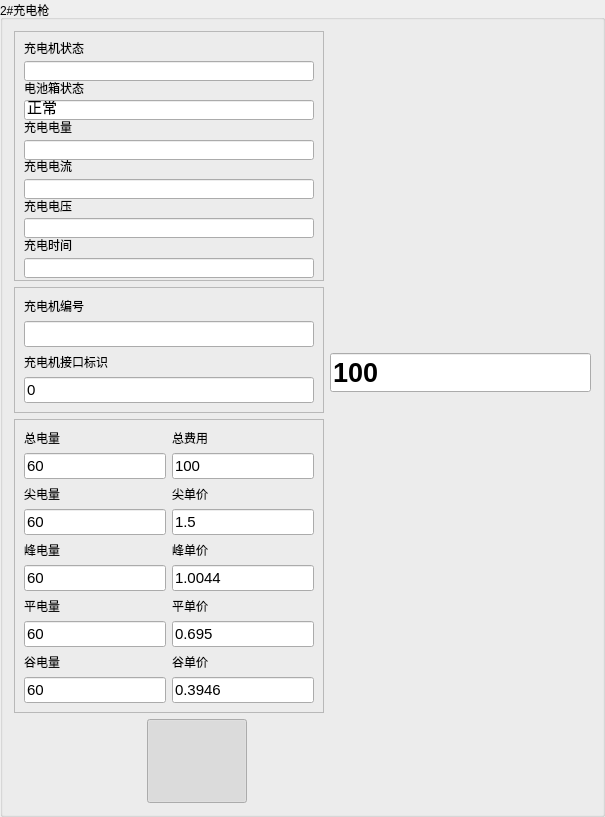
     <widget class="QGroupBox" name="groupBox_2">
      <property name="sizePolicy">
       <sizepolicy hsizetype="Expanding" vsizetype="Preferred">
        <horstretch>0</horstretch>
        <verstretch>0</verstretch>
       </sizepolicy>
      </property>
      <property name="maximumSize">
       <size>
        <width>800</width>
        <height>379</height>
       </size>
      </property>
      <property name="autoFillBackground">
       <bool>false</bool>
      </property>
      <property name="styleSheet">
       <string notr="true">border-color: rgb(0, 114, 109);</string>
      </property>
      <property name="title">
       <string>2#充电枪</string>
      </property>
      <layout class="QGridLayout" name="gridLayout_5">
       <item row="0" column="0">
        <layout class="QGridLayout" name="gridLayout_3">
         <item row="2" column="0">
          <widget class="QFrame" name="frame_bill_2">
           <property name="frameShape">
            <enum>QFrame::StyledPanel</enum>
           </property>
           <property name="frameShadow">
            <enum>QFrame::Raised</enum>
           </property>
           <layout class="QGridLayout" name="gridLayout_11">
            <item row="4" column="2">
             <widget class="QLabel" name="label_28">
              <property name="text">
               <string>峰单价</string>
              </property>
             </widget>
            </item>
            <item row="6" column="0">
             <widget class="QLabel" name="label_25">
              <property name="text">
               <string>平电量</string>
              </property>
             </widget>
            </item>
            <item row="6" column="2">
             <widget class="QLabel" name="label_29">
              <property name="text">
               <string>平单价</string>
              </property>
             </widget>
            </item>
            <item row="7" column="0">
             <widget class="QLineEdit" name="flat_power_2">
              <property name="font">
               <font>
                <pointsize>11</pointsize>
                <weight>50</weight>
                <bold>false</bold>
               </font>
              </property>
              <property name="cursor">
               <cursorShape>ArrowCursor</cursorShape>
              </property>
              <property name="focusPolicy">
               <enum>Qt::NoFocus</enum>
              </property>
              <property name="text">
               <string>60</string>
              </property>
             </widget>
            </item>
            <item row="0" column="0">
             <widget class="QLabel" name="label_23">
              <property name="text">
               <string>总电量</string>
              </property>
             </widget>
            </item>
            <item row="4" column="0">
             <widget class="QLabel" name="label_24">
              <property name="text">
               <string>峰电量</string>
              </property>
             </widget>
            </item>
            <item row="3" column="0">
             <widget class="QLineEdit" name="tip_power_2">
              <property name="font">
               <font>
                <pointsize>11</pointsize>
                <weight>50</weight>
                <bold>false</bold>
               </font>
              </property>
              <property name="cursor">
               <cursorShape>ArrowCursor</cursorShape>
              </property>
              <property name="focusPolicy">
               <enum>Qt::NoFocus</enum>
              </property>
              <property name="text">
               <string>60</string>
              </property>
             </widget>
            </item>
            <item row="0" column="2">
             <widget class="QLabel" name="label_26">
              <property name="text">
               <string>总费用</string>
              </property>
             </widget>
            </item>
            <item row="2" column="0">
             <widget class="QLabel" name="label_22">
              <property name="text">
               <string>尖电量</string>
              </property>
             </widget>
            </item>
            <item row="1" column="0">
             <widget class="QLineEdit" name="total_power_2">
              <property name="minimumSize">
               <size>
                <width>40</width>
                <height>0</height>
               </size>
              </property>
              <property name="font">
               <font>
                <pointsize>11</pointsize>
                <weight>50</weight>
                <bold>false</bold>
               </font>
              </property>
              <property name="cursor">
               <cursorShape>ArrowCursor</cursorShape>
              </property>
              <property name="focusPolicy">
               <enum>Qt::NoFocus</enum>
              </property>
              <property name="text">
               <string>60</string>
              </property>
             </widget>
            </item>
            <item row="8" column="0">
             <widget class="QLabel" name="label_21">
              <property name="text">
               <string>谷电量</string>
              </property>
             </widget>
            </item>
            <item row="8" column="2">
             <widget class="QLabel" name="label_30">
              <property name="text">
               <string>谷单价</string>
              </property>
             </widget>
            </item>
            <item row="5" column="0">
             <widget class="QLineEdit" name="peak_power_2">
              <property name="font">
               <font>
                <pointsize>11</pointsize>
                <weight>50</weight>
                <bold>false</bold>
               </font>
              </property>
              <property name="cursor">
               <cursorShape>ArrowCursor</cursorShape>
              </property>
              <property name="focusPolicy">
               <enum>Qt::NoFocus</enum>
              </property>
              <property name="text">
               <string>60</string>
              </property>
             </widget>
            </item>
            <item row="2" column="2">
             <widget class="QLabel" name="label_27">
              <property name="text">
               <string>尖单价</string>
              </property>
             </widget>
            </item>
            <item row="9" column="0">
             <widget class="QLineEdit" name="valley_power_2">
              <property name="font">
               <font>
                <pointsize>11</pointsize>
                <weight>50</weight>
                <bold>false</bold>
               </font>
              </property>
              <property name="cursor">
               <cursorShape>ArrowCursor</cursorShape>
              </property>
              <property name="focusPolicy">
               <enum>Qt::NoFocus</enum>
              </property>
              <property name="text">
               <string>60</string>
              </property>
             </widget>
            </item>
            <item row="1" column="2">
             <widget class="QLineEdit" name="total_cost_2">
              <property name="minimumSize">
               <size>
                <width>50</width>
                <height>0</height>
               </size>
              </property>
              <property name="font">
               <font>
                <pointsize>11</pointsize>
                <weight>50</weight>
                <bold>false</bold>
               </font>
              </property>
              <property name="cursor">
               <cursorShape>ArrowCursor</cursorShape>
              </property>
              <property name="focusPolicy">
               <enum>Qt::NoFocus</enum>
              </property>
              <property name="text">
               <string>100</string>
              </property>
             </widget>
            </item>
            <item row="3" column="2">
             <widget class="QLineEdit" name="tip_price_2">
              <property name="font">
               <font>
                <pointsize>11</pointsize>
                <weight>50</weight>
                <bold>false</bold>
               </font>
              </property>
              <property name="cursor">
               <cursorShape>ArrowCursor</cursorShape>
              </property>
              <property name="focusPolicy">
               <enum>Qt::NoFocus</enum>
              </property>
              <property name="text">
               <string>1.5</string>
              </property>
             </widget>
            </item>
            <item row="5" column="2">
             <widget class="QLineEdit" name="peak_price_2">
              <property name="font">
               <font>
                <pointsize>11</pointsize>
                <weight>50</weight>
                <bold>false</bold>
               </font>
              </property>
              <property name="cursor">
               <cursorShape>ArrowCursor</cursorShape>
              </property>
              <property name="focusPolicy">
               <enum>Qt::NoFocus</enum>
              </property>
              <property name="text">
               <string>1.0044</string>
              </property>
             </widget>
            </item>
            <item row="7" column="2">
             <widget class="QLineEdit" name="flat_price_2">
              <property name="font">
               <font>
                <pointsize>11</pointsize>
                <weight>50</weight>
                <bold>false</bold>
               </font>
              </property>
              <property name="cursor">
               <cursorShape>ArrowCursor</cursorShape>
              </property>
              <property name="focusPolicy">
               <enum>Qt::NoFocus</enum>
              </property>
              <property name="text">
               <string>0.695</string>
              </property>
             </widget>
            </item>
            <item row="9" column="2">
             <widget class="QLineEdit" name="valley_price_2">
              <property name="font">
               <font>
                <pointsize>11</pointsize>
                <weight>50</weight>
                <bold>false</bold>
               </font>
              </property>
              <property name="cursor">
               <cursorShape>ArrowCursor</cursorShape>
              </property>
              <property name="focusPolicy">
               <enum>Qt::NoFocus</enum>
              </property>
              <property name="text">
               <string>0.3946</string>
              </property>
             </widget>
            </item>
           </layout>
          </widget>
         </item>
         <item row="4" column="0" colspan="2">
          <layout class="QHBoxLayout" name="horizontalLayout_3">
           <item>
            <spacer name="horizontalSpacer_3">
             <property name="orientation">
              <enum>Qt::Horizontal</enum>
             </property>
             <property name="sizeHint" stdset="0">
              <size>
               <width>40</width>
               <height>20</height>
              </size>
             </property>
            </spacer>
           </item>
           <item>
            <widget class="QPushButton" name="c_moni_but_2">
             <property name="sizePolicy">
              <sizepolicy hsizetype="Minimum" vsizetype="MinimumExpanding">
               <horstretch>0</horstretch>
               <verstretch>0</verstretch>
              </sizepolicy>
             </property>
             <property name="minimumSize">
              <size>
               <width>100</width>
               <height>84</height>
              </size>
             </property>
             <property name="maximumSize">
              <size>
               <width>160</width>
               <height>84</height>
              </size>
             </property>
             <property name="focusPolicy">
              <enum>Qt::NoFocus</enum>
             </property>
             <property name="styleSheet">
              <string notr="true">QPushButton {border-image: url(:/img/images/monitore.png);}
QPushButton:pressed{border-image: url(:/img/images/monitore-c.png);}
QPushButton:hover{border-image: url(:/img/images/monitore-c.png);}
QPushButton:checked{border-image: url(:/img/images/monitore-c.png);}</string>
             </property>
             <property name="text">
              <string/>
             </property>
             <property name="iconSize">
              <size>
               <width>160</width>
               <height>101</height>
              </size>
             </property>
             <property name="checkable">
              <bool>true</bool>
             </property>
             <property name="checked">
              <bool>true</bool>
             </property>
             <property name="autoExclusive">
              <bool>false</bool>
             </property>
             <property name="flat">
              <bool>true</bool>
             </property>
            </widget>
           </item>
           <item>
            <widget class="QPushButton" name="c_equ_but_2">
             <property name="sizePolicy">
              <sizepolicy hsizetype="Minimum" vsizetype="Minimum">
               <horstretch>0</horstretch>
               <verstretch>0</verstretch>
              </sizepolicy>
             </property>
             <property name="minimumSize">
              <size>
               <width>100</width>
               <height>84</height>
              </size>
             </property>
             <property name="maximumSize">
              <size>
               <width>160</width>
               <height>16777215</height>
              </size>
             </property>
             <property name="focusPolicy">
              <enum>Qt::NoFocus</enum>
             </property>
             <property name="contextMenuPolicy">
              <enum>Qt::DefaultContextMenu</enum>
             </property>
             <property name="styleSheet">
              <string notr="true">QPushButton {border-image: url(:/img/images/devinfo.png);}                                 
QPushButton:hover{border-image: url(:/img/images/devinfo-c.png);}
QPushButton:pressed{border-image: url(:/img/images/devinfo-c.png);}
QPushButton:checked{border-image: url(:/img/images/devinfo-c.png);}
# background: transparent;</string>
             </property>
             <property name="text">
              <string/>
             </property>
             <property name="checkable">
              <bool>true</bool>
             </property>
             <property name="flat">
              <bool>true</bool>
             </property>
            </widget>
           </item>
           <item>
            <widget class="QPushButton" name="c_billinf_but_2">
             <property name="sizePolicy">
              <sizepolicy hsizetype="Minimum" vsizetype="Minimum">
               <horstretch>0</horstretch>
               <verstretch>0</verstretch>
              </sizepolicy>
             </property>
             <property name="minimumSize">
              <size>
               <width>100</width>
               <height>84</height>
              </size>
             </property>
             <property name="maximumSize">
              <size>
               <width>160</width>
               <height>16777215</height>
              </size>
             </property>
             <property name="focusPolicy">
              <enum>Qt::NoFocus</enum>
             </property>
             <property name="styleSheet">
              <string notr="true">QPushButton {border-image: url(:/img/images/priceinfo.png);}                                 
QPushButton:hover{border-image: url(:/img/images/priceinfo-c.png);}
QPushButton:pressed{border-image: url(:/img/images/priceinfo-c.png);}
QPushButton:checked{border-image: url(:/img/images/priceinfo-c.png);}
# background: transparent;</string>
             </property>
             <property name="text">
              <string/>
             </property>
             <property name="checkable">
              <bool>true</bool>
             </property>
             <property name="flat">
              <bool>true</bool>
             </property>
            </widget>
           </item>
           <item>
            <spacer name="horizontalSpacer_4">
             <property name="orientation">
              <enum>Qt::Horizontal</enum>
             </property>
             <property name="sizeHint" stdset="0">
              <size>
               <width>40</width>
               <height>20</height>
              </size>
             </property>
            </spacer>
           </item>
          </layout>
         </item>
         <item row="0" column="1" rowspan="4">
          <layout class="QGridLayout" name="gridLayout_9">
           <item row="0" column="0">
            <widget class="QLabel" name="charging_gif_2">
             <property name="sizePolicy">
              <sizepolicy hsizetype="Expanding" vsizetype="Minimum">
               <horstretch>0</horstretch>
               <verstretch>0</verstretch>
              </sizepolicy>
             </property>
             <property name="minimumSize">
              <size>
               <width>0</width>
               <height>0</height>
              </size>
             </property>
             <property name="maximumSize">
              <size>
               <width>16777215</width>
               <height>16777215</height>
              </size>
             </property>
             <property name="autoFillBackground">
              <bool>false</bool>
             </property>
             <property name="styleSheet">
              <string notr="true">background: transparent;</string>
             </property>
             <property name="text">
              <string/>
             </property>
            </widget>
           </item>
           <item row="1" column="0">
            <widget class="QLineEdit" name="bat_soc_2">
             <property name="maximumSize">
              <size>
               <width>16777215</width>
               <height>16777215</height>
              </size>
             </property>
             <property name="font">
              <font>
               <pointsize>20</pointsize>
               <weight>75</weight>
               <bold>true</bold>
              </font>
             </property>
             <property name="cursor">
              <cursorShape>ArrowCursor</cursorShape>
             </property>
             <property name="focusPolicy">
              <enum>Qt::NoFocus</enum>
             </property>
             <property name="text">
              <string>100</string>
             </property>
            </widget>
           </item>
           <item row="2" column="0">
            <widget class="QPushButton" name="soc_stop_2">
             <property name="sizePolicy">
              <sizepolicy hsizetype="Expanding" vsizetype="Preferred">
               <horstretch>0</horstretch>
               <verstretch>0</verstretch>
              </sizepolicy>
             </property>
             <property name="maximumSize">
              <size>
               <width>170</width>
               <height>16777215</height>
              </size>
             </property>
             <property name="focusPolicy">
              <enum>Qt::NoFocus</enum>
             </property>
             <property name="styleSheet">
              <string notr="true">QPushButton {border-image: url(:/img/images/stop.png);}                                 
QPushButton:hover{border-image: url(:/img/images/stop-p.png);}
QPushButton:pressed{border-image: url(:/img/images/stop-p.png);}
# background: transparent;</string>
             </property>
             <property name="text">
              <string/>
             </property>
             <property name="flat">
              <bool>true</bool>
             </property>
            </widget>
           </item>
          </layout>
         </item>
         <item row="1" column="0">
          <widget class="QFrame" name="frame_equ_2">
           <property name="frameShape">
            <enum>QFrame::StyledPanel</enum>
           </property>
           <property name="frameShadow">
            <enum>QFrame::Raised</enum>
           </property>
           <layout class="QGridLayout" name="gridLayout_4">
            <item row="0" column="0">
             <widget class="QLabel" name="label_31">
              <property name="text">
               <string>充电机编号</string>
              </property>
             </widget>
            </item>
            <item row="3" column="0">
             <widget class="QLineEdit" name="charger_interface_ID_2">
              <property name="font">
               <font>
                <pointsize>11</pointsize>
                <weight>50</weight>
                <bold>false</bold>
               </font>
              </property>
              <property name="cursor">
               <cursorShape>ArrowCursor</cursorShape>
              </property>
              <property name="mouseTracking">
               <bool>false</bool>
              </property>
              <property name="focusPolicy">
               <enum>Qt::NoFocus</enum>
              </property>
              <property name="text">
               <string>0</string>
              </property>
             </widget>
            </item>
            <item row="1" column="0">
             <widget class="QLineEdit" name="charger_sn_2">
              <property name="minimumSize">
               <size>
                <width>80</width>
                <height>0</height>
               </size>
              </property>
              <property name="font">
               <font>
                <pointsize>11</pointsize>
                <weight>50</weight>
                <bold>false</bold>
               </font>
              </property>
              <property name="cursor">
               <cursorShape>ArrowCursor</cursorShape>
              </property>
              <property name="mouseTracking">
               <bool>false</bool>
              </property>
              <property name="focusPolicy">
               <enum>Qt::NoFocus</enum>
              </property>
              <property name="text">
               <string/>
              </property>
             </widget>
            </item>
            <item row="2" column="0">
             <widget class="QLabel" name="label_32">
              <property name="text">
               <string>充电机接口标识</string>
              </property>
             </widget>
            </item>
           </layout>
          </widget>
         </item>
         <item row="0" column="0">
          <widget class="QFrame" name="frame_moni_2">
           <property name="minimumSize">
            <size>
             <width>0</width>
             <height>250</height>
            </size>
           </property>
           <property name="frameShape">
            <enum>QFrame::StyledPanel</enum>
           </property>
           <property name="frameShadow">
            <enum>QFrame::Raised</enum>
           </property>
           <layout class="QGridLayout" name="gridLayout_12">
            <item row="0" column="0">
             <layout class="QVBoxLayout" name="verticalLayout_4">
              <item>
               <widget class="QLabel" name="label_33">
                <property name="text">
                 <string>充电机状态</string>
                </property>
               </widget>
              </item>
              <item>
               <widget class="QLineEdit" name="c_status_2">
                <property name="enabled">
                 <bool>true</bool>
                </property>
                <property name="sizePolicy">
                 <sizepolicy hsizetype="Expanding" vsizetype="Minimum">
                  <horstretch>0</horstretch>
                  <verstretch>0</verstretch>
                 </sizepolicy>
                </property>
                <property name="minimumSize">
                 <size>
                  <width>40</width>
                  <height>20</height>
                 </size>
                </property>
                <property name="font">
                 <font>
                  <pointsize>11</pointsize>
                  <weight>50</weight>
                  <bold>false</bold>
                 </font>
                </property>
                <property name="cursor">
                 <cursorShape>ArrowCursor</cursorShape>
                </property>
                <property name="focusPolicy">
                 <enum>Qt::NoFocus</enum>
                </property>
                <property name="text">
                 <string/>
                </property>
               </widget>
              </item>
              <item>
               <widget class="QLabel" name="label_34">
                <property name="text">
                 <string>电池箱状态</string>
                </property>
               </widget>
              </item>
              <item>
               <widget class="QLineEdit" name="bat_status_2">
                <property name="minimumSize">
                 <size>
                  <width>0</width>
                  <height>20</height>
                 </size>
                </property>
                <property name="font">
                 <font>
                  <pointsize>11</pointsize>
                  <weight>50</weight>
                  <bold>false</bold>
                 </font>
                </property>
                <property name="cursor">
                 <cursorShape>ArrowCursor</cursorShape>
                </property>
                <property name="focusPolicy">
                 <enum>Qt::NoFocus</enum>
                </property>
                <property name="text">
                 <string>正常</string>
                </property>
               </widget>
              </item>
              <item>
               <widget class="QLabel" name="label_35">
                <property name="text">
                 <string>充电电量</string>
                </property>
               </widget>
              </item>
              <item>
               <widget class="QLineEdit" name="c_power_2">
                <property name="minimumSize">
                 <size>
                  <width>0</width>
                  <height>20</height>
                 </size>
                </property>
                <property name="font">
                 <font>
                  <pointsize>11</pointsize>
                  <weight>50</weight>
                  <bold>false</bold>
                 </font>
                </property>
                <property name="cursor">
                 <cursorShape>ArrowCursor</cursorShape>
                </property>
                <property name="focusPolicy">
                 <enum>Qt::NoFocus</enum>
                </property>
                <property name="text">
                 <string/>
                </property>
               </widget>
              </item>
              <item>
               <widget class="QLabel" name="label_36">
                <property name="text">
                 <string>充电电流</string>
                </property>
               </widget>
              </item>
              <item>
               <widget class="QLineEdit" name="c_current_2">
                <property name="minimumSize">
                 <size>
                  <width>0</width>
                  <height>20</height>
                 </size>
                </property>
                <property name="font">
                 <font>
                  <pointsize>11</pointsize>
                  <weight>50</weight>
                  <bold>false</bold>
                 </font>
                </property>
                <property name="cursor">
                 <cursorShape>ArrowCursor</cursorShape>
                </property>
                <property name="focusPolicy">
                 <enum>Qt::NoFocus</enum>
                </property>
                <property name="text">
                 <string/>
                </property>
               </widget>
              </item>
              <item>
               <widget class="QLabel" name="label_37">
                <property name="text">
                 <string>充电电压</string>
                </property>
               </widget>
              </item>
              <item>
               <widget class="QLineEdit" name="c_vol_2">
                <property name="minimumSize">
                 <size>
                  <width>0</width>
                  <height>20</height>
                 </size>
                </property>
                <property name="font">
                 <font>
                  <pointsize>11</pointsize>
                  <weight>50</weight>
                  <bold>false</bold>
                 </font>
                </property>
                <property name="cursor">
                 <cursorShape>ArrowCursor</cursorShape>
                </property>
                <property name="focusPolicy">
                 <enum>Qt::NoFocus</enum>
                </property>
                <property name="text">
                 <string/>
                </property>
               </widget>
              </item>
              <item>
               <widget class="QLabel" name="label_38">
                <property name="text">
                 <string>充电时间</string>
                </property>
               </widget>
              </item>
              <item>
               <widget class="QLineEdit" name="c_time_2">
                <property name="minimumSize">
                 <size>
                  <width>0</width>
                  <height>20</height>
                 </size>
                </property>
                <property name="font">
                 <font>
                  <pointsize>11</pointsize>
                  <weight>50</weight>
                  <bold>false</bold>
                 </font>
                </property>
                <property name="cursor">
                 <cursorShape>ArrowCursor</cursorShape>
                </property>
                <property name="focusPolicy">
                 <enum>Qt::NoFocus</enum>
                </property>
                <property name="text">
                 <string/>
                </property>
               </widget>
              </item>
             </layout>
            </item>
           </layout>
          </widget>
         </item>
         <item row="3" column="0">
          <spacer name="verticalSpacer_3">
           <property name="orientation">
            <enum>Qt::Vertical</enum>
           </property>
           <property name="sizeHint" stdset="0">
            <size>
             <width>20</width>
             <height>40</height>
            </size>
           </property>
          </spacer>
         </item>
        </layout>
       </item>
      </layout>
     </widget>
